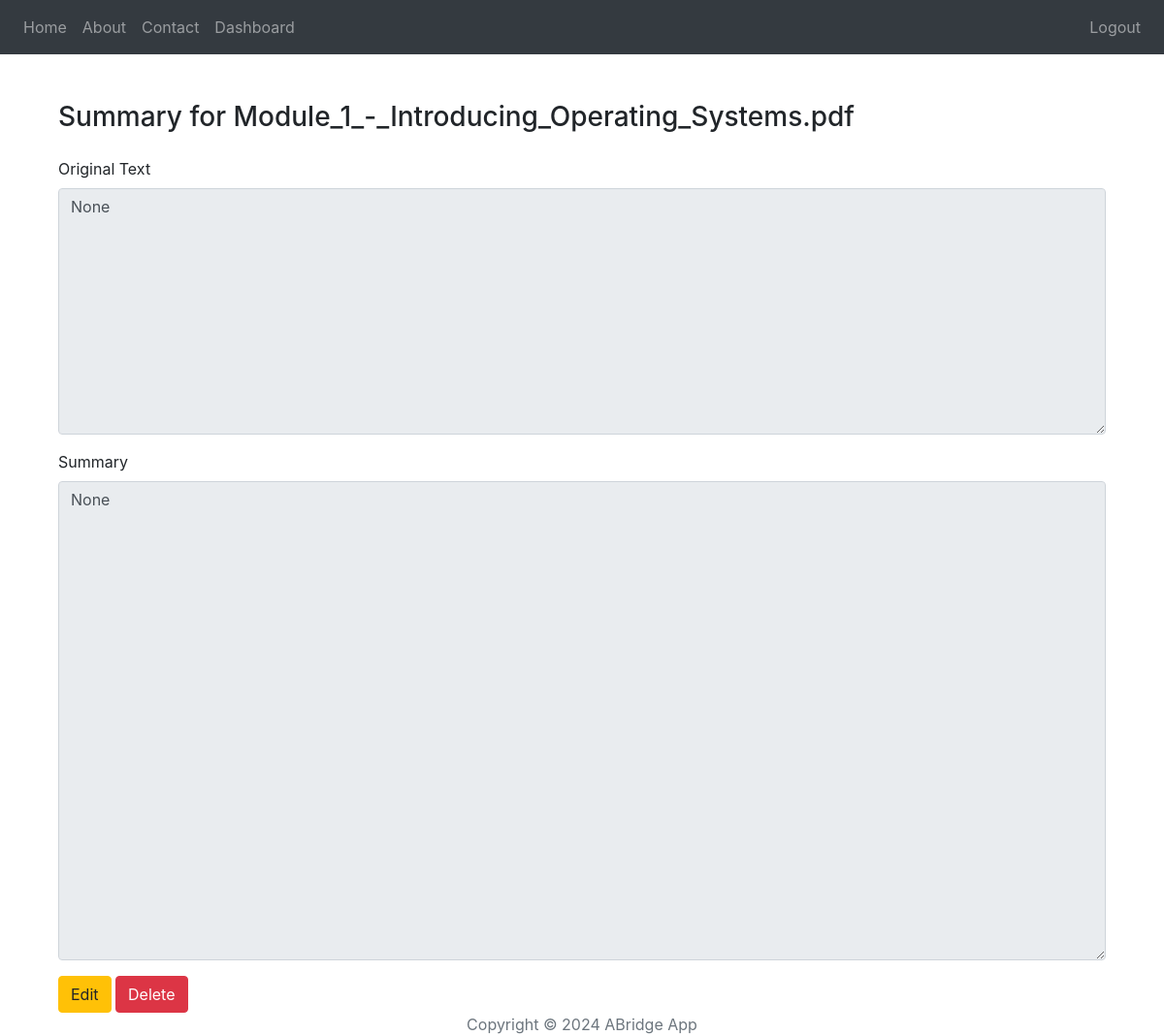
The page /view_summary/40 (signed in) on the database its author committed.
### website/models.py (models this page shows)
class Upload(db.Model):
    id = db.Column(db.Integer, primary_key=True)
    user_id = db.Column(db.Integer, db.ForeignKey('user.id'), nullable=False)
    filename = db.Column(db.String(150))
    text = db.Column(db.Text)
    summary = db.Column(db.Text)
    date_created = db.Column(db.DateTime(timezone=True), default=func.now())

### website/views.py (the view)
@views.route('/view_summary/<int:summary_id>', methods=['GET'])
@login_required
def view_summary(summary_id):
    form = UploadForm()
    summary = Upload.query.get_or_404(summary_id)
    return render_template('nlp-quiz/view_summary.html', summary=summary, user=current_user, form=form)

### website/views.py
class UploadForm(FlaskForm):
    file = FileField('File', validators=[InputRequired(), FileAllowed(ALLOWED_EXTENSIONS)])
    submit = SubmitField('Upload')

### website/__init__.py (called while the page is built)
def create_app():
    app = Flask(__name__)
    app.config['SECRET_KEY'] = SECRET_KEY
    app.config['SQLALCHEMY_DATABASE_URI'] = f'sqlite:///{DB_NAME}'
    app.config['UPLOAD_FOLDER'] = 'uploads'
    db.init_app(app)
    migrate.init_app(app, db)
    os.makedirs(app.config['UPLOAD_FOLDER'], exist_ok=True)
    from .views import views
    from .auth import auth
    app.register_blueprint(views, url_prefix='/')
    app.register_blueprint(auth, url_prefix='/')
    from .models import User, Upload, Quiz, Question
    with app.app_context():
        db.create_all()
    login_manager = LoginManager()
    login_manager.login_view = 'auth.login'
    login_manager.init_app(app)
    @login_manager.user_loader
    def load_user(id):
        return User.query.get(int(id))
    return app

### website/templates/nlp-quiz/view_summary.html (shortened to what this page needs)
{% extends "base.html" %}
{% block content %}
<main class="container mt-5">
    <h1 class="h3 mb-4">Summary for {{ summary.filename }}</h1>
    <div class="form-group">
        <label for="text">Original Text</label>
        <textarea id="text" class="form-control" rows="10" readonly>{{ summary.text }}</textarea>
    </div>
    <div class="form-group">
        <label for="summary">Summary</label>
        <textarea id="summary" class="form-control" rows="20" readonly>{{ summary.summary }}</textarea>
    </div>
    <a href="{{ url_for('views.edit_summary', summary_id=summary.id) }}" class="btn btn-warning">Edit</a>
    <button type="button" class="btn btn-danger" data-bs-toggle="modal" data-bs-target="#confirmDeleteModal">
        Delete
    </button>
</main>
{% endblock %}

### rows shown on the page
Upload: filename "Module_1_-_Introducing_Operating_Systems.pdf", text "None", summary "None"
